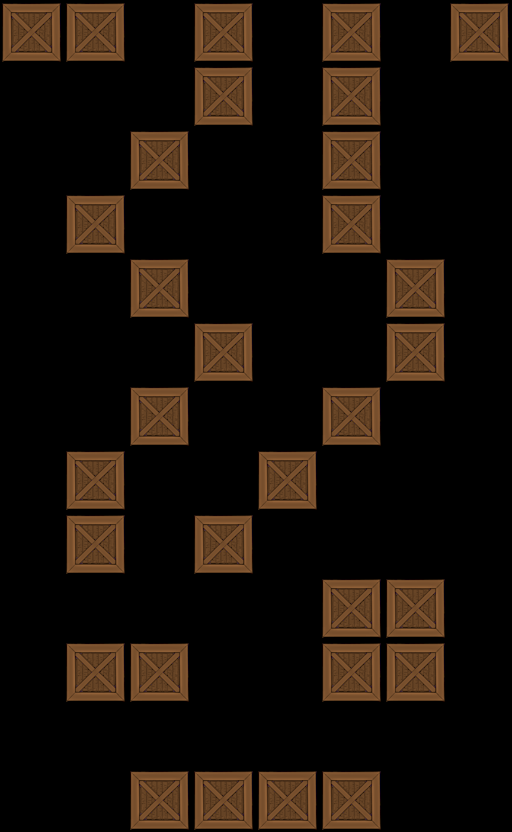

Rendered tile map (Tiled .tmx) drawn with the repository's tilesets; below, a short description and the map source with its tile grids summarised:
An orthogonal 8x13 tile map with 64x64 px tiles, 1 tile layer (Tile Layer 1).

<map version="1.0" orientation="orthogonal" width="8" height="13" tilewidth="64" tileheight="64">
 <tileset firstgid="1" name="crate" tilewidth="64" tileheight="64">
  <image source="../../crate.png" width="64" height="64" />
 </tileset>
 <layer name="Tile Layer 1" width="8" height="13">
  <data>[104 cells, 31 non-empty, 1 distinct tile ids]</data>
 </layer>
</map>
